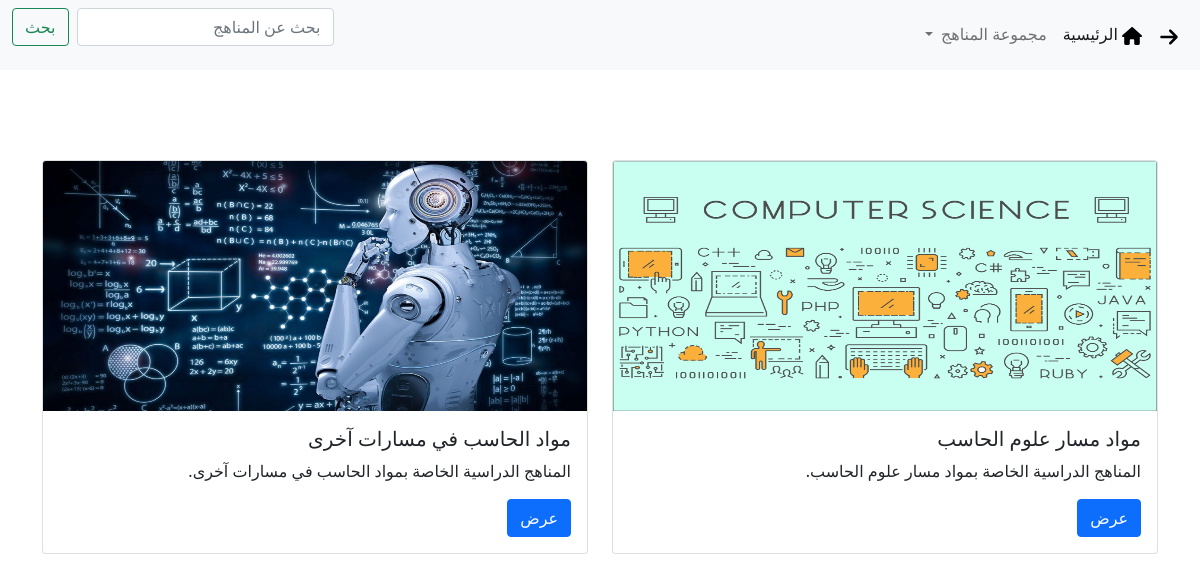
The page / on the database its author committed.
### main/models.py (models this page shows, shortened)
class Grade(models.Model):
    title = models.CharField(max_length=150)

### main/views.py (the view)
def home(request):
    grades = Grade.objects.all()
    return render(request, 'home.html', {'grades': grades})

### templates/home.html (shortened to what this page needs)
<html dir="rtl" lang="ar">
{% load static %}
<link rel="stylesheet" href="https://cdn.jsdelivr.net/npm/bootstrap@5.0.2/dist/css/bootstrap.rtl.min.css">
{% load bootstrap5 %}
{% block navbar %}
<nav class="navbar navbar-expand-lg navbar-light bg-light">
  <div class="container-fluid">
    <div class="collapse navbar-collapse" id="navbarSupportedContent">
      <ul class="navbar-nav me-auto mb-2 mb-lg-0">
        <li class="nav-item">
          <button class="nav-link active btn btn-link" onclick="history.back()" aria-current="page">
          </button>
        </li>
        <li class="nav-item">
          <a class="nav-link active" aria-current="page" href="{% url 'home' %}">
            الرئيسية
          </a>
        </li>
        <li class="nav-item dropdown">
          <a class="nav-link dropdown-toggle" id="navbarDropdown" role="button" data-bs-toggle="dropdown" aria-expanded="false">
            مجموعة المناهج
          </a>
        </li>
      </ul>
      <form class="d-flex" method="post" action="/search/">
        <input class="form-control me-2" type="search" placeholder="بحث عن المناهج" aria-label="Search" name="search">
        <button class="btn btn-outline-success" type="submit">بحث</button>
      </form>
    </div>
  </div>
</nav>
{% endblock %}
{% block content %}
<div class="container">
<div class="row" style="margin-top: 90px">
  {% for grade in grades %}
    <div class="col-6">
        <div class="card">
          <img src="/static/{{ grade.id }}.jpg" class="card-img-top" alt="..." height="250">
            <div class="card-body">
            {% block card_content %}
              <h5 class="card-title">{{ grade.title }}</h5>
              <p class="card-text">المناهج الدراسية الخاصة ب{{ grade.title }}.</p>
              <a href="/grade/{{ grade.pk }}" class="btn btn-primary">عرض</a>
            {% endblock %}
            </div>
          </div>
    </div>
  {% endfor %}
</div>
</div>
{% endblock %}
</html>

### rows shown on the page
Grade: shows a picture, title "مواد مسار علوم الحاسب"
Grade: shows a picture, title "مواد الحاسب في مسارات آخرى"
